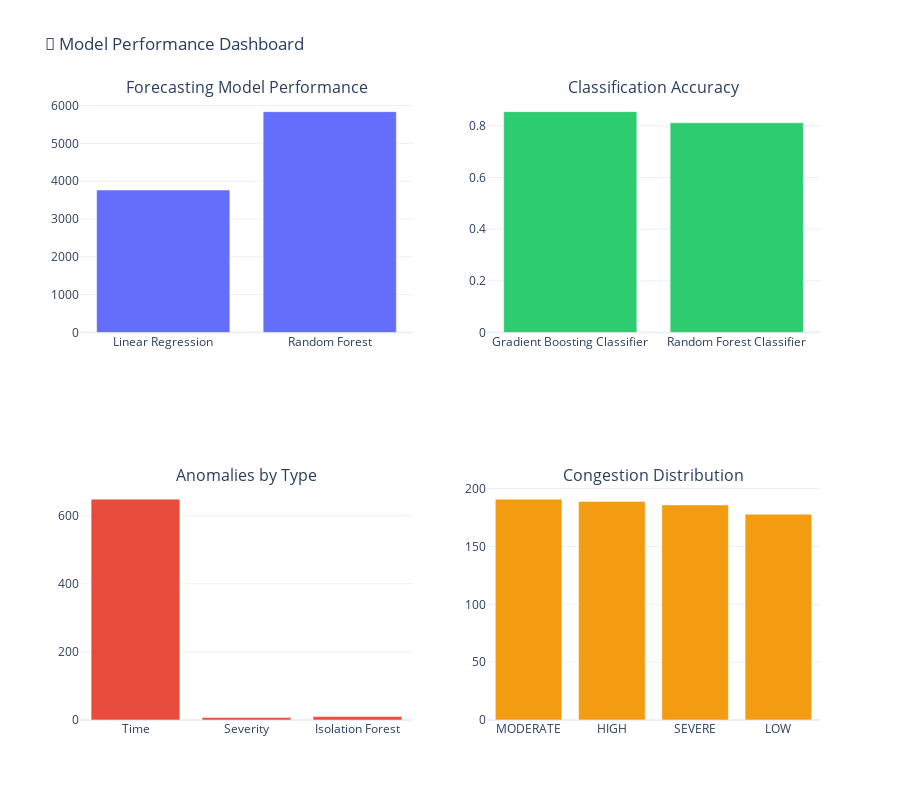

Source (notebook cell):
### Markdown cell above
## 4. Model Comparison Dashboard

### Code cell
# Create comparison visualization
fig = make_subplots(rows=2, cols=2, 
                    subplot_titles=('Forecasting Model Performance', 
                                    'Classification Accuracy',
                                    'Anomalies by Type',
                                    'Congestion Distribution'))

# Forecasting comparison
forecast_comparison = forecaster.compare_models()
fig.add_trace(
    go.Bar(x=forecast_comparison['Model'], y=forecast_comparison['MAE'], name='MAE'),
    row=1, col=1
)

# Classification comparison
class_comparison = classifier.compare_models()
fig.add_trace(
    go.Bar(x=class_comparison['Model'], y=class_comparison['Accuracy'], name='Accuracy',
           marker_color='#2ecc71'),
    row=1, col=2
)

# Anomaly counts
anomaly_counts = pd.DataFrame({
    'Type': ['Time', 'Severity', 'Isolation Forest'],
    'Count': [len(time_anomalies), len(severity_anomalies), iso_result['anomalies_detected']]
})
fig.add_trace(
    go.Bar(x=anomaly_counts['Type'], y=anomaly_counts['Count'], name='Anomalies',
           marker_color='#e74c3c'),
    row=2, col=1
)

# Congestion distribution
fig.add_trace(
    go.Bar(x=distribution['CongestionLevel'], y=distribution['Count'], name='Congestion',
           marker_color='#f39c12'),
    row=2, col=2
)

fig.update_layout(height=800, template='plotly_white', showlegend=False,
                  title_text='🤖 Model Performance Dashboard')
fig.show()

### Figure 1 — Plotly figure (JSON) as saved in the notebook; plotly's stock layout.template omitted (floating-point values rounded to 4 significant figures)
{"data": [{"name": "MAE", "type": "bar", "x": ["Linear Regression", "Random Forest"], "xaxis": "x", "y": [3766.0, 5837.0], "yaxis": "y"}, {"marker": {"color": "#2ecc71"}, "name": "Accuracy", "type": "bar", "x": ["Gradient Boosting Classifier", "Random Forest Classifier"], "xaxis": "x2", "y": [0.8548, 0.8118], "yaxis": "y2"}, {"marker": {"color": "#e74c3c"}, "name": "Anomalies", "type": "bar", "x": ["Time", "Severity", "Isolation Forest"], "xaxis": "x3", "y": [649, 7, 10], "yaxis": "y3"}, {"marker": {"color": "#f39c12"}, "name": "Congestion", "type": "bar", "x": ["MODERATE", "HIGH", "SEVERE", "LOW"], "xaxis": "x4", "y": [191, 189, 186, 178], "yaxis": "y4"}], "layout": {"annotations": [{"font": {"size": 16}, "showarrow": false, "text": "Forecasting Model Performance", "x": 0.225, "xanchor": "center", "xref": "paper", "y": 1, "yanchor": "bottom", "yref": "paper"}, {"font": {"size": 16}, "showarrow": false, "text": "Classification Accuracy", "x": 0.775, "xanchor": "center", "xref": "paper", "y": 1, "yanchor": "bottom", "yref": "paper"}, {"font": {"size": 16}, "showarrow": false, "text": "Anomalies by Type", "x": 0.225, "xanchor": "center", "xref": "paper", "y": 0.375, "yanchor": "bottom", "yref": "paper"}, {"font": {"size": 16}, "showarrow": false, "text": "Congestion Distribution", "x": 0.775, "xanchor": "center", "xref": "paper", "y": 0.375, "yanchor": "bottom", "yref": "paper"}], "height": 800, "showlegend": false, "title": {"text": "🤖 Model Performance Dashboard"}, "xaxis": {"anchor": "y", "domain": [0, 0.45]}, "xaxis2": {"anchor": "y2", "domain": [0.55, 1]}, "xaxis3": {"anchor": "y3", "domain": [0, 0.45]}, "xaxis4": {"anchor": "y4", "domain": [0.55, 1]}, "yaxis": {"anchor": "x", "domain": [0.625, 1]}, "yaxis2": {"anchor": "x2", "domain": [0.625, 1]}, "yaxis3": {"anchor": "x3", "domain": [0, 0.375]}, "yaxis4": {"anchor": "x4", "domain": [0, 0.375]}}}
